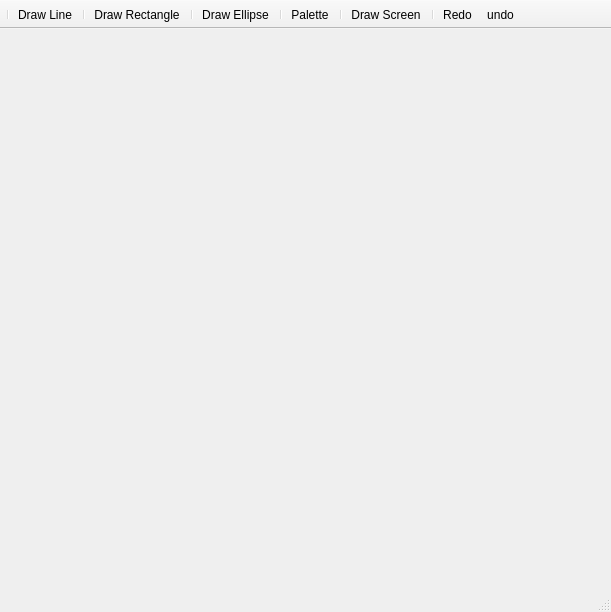
<?xml version="1.0" encoding="UTF-8"?>
<ui version="4.0">
 <class>MainWindow</class>
 <widget class="QMainWindow" name="MainWindow">
  <property name="geometry">
   <rect>
    <x>0</x>
    <y>0</y>
    <width>611</width>
    <height>612</height>
   </rect>
  </property>
  <property name="minimumSize">
   <size>
    <width>611</width>
    <height>0</height>
   </size>
  </property>
  <property name="windowTitle">
   <string>MainWindow</string>
  </property>
  <widget class="QWidget" name="centralwidget"/>
  <widget class="QMenuBar" name="menubar">
   <property name="geometry">
    <rect>
     <x>0</x>
     <y>0</y>
     <width>611</width>
     <height>20</height>
    </rect>
   </property>
  </widget>
  <widget class="QStatusBar" name="statusbar"/>
  <widget class="QToolBar" name="toolBar">
   <property name="acceptDrops">
    <bool>true</bool>
   </property>
   <property name="windowTitle">
    <string>toolBar</string>
   </property>
   <property name="layoutDirection">
    <enum>Qt::LeftToRight</enum>
   </property>
   <property name="movable">
    <bool>false</bool>
   </property>
   <property name="iconSize">
    <size>
     <width>24</width>
     <height>24</height>
    </size>
   </property>
   <attribute name="toolBarArea">
    <enum>TopToolBarArea</enum>
   </attribute>
   <attribute name="toolBarBreak">
    <bool>false</bool>
   </attribute>
   <addaction name="separator"/>
   <addaction name="actionCreateLine"/>
   <addaction name="separator"/>
   <addaction name="actionCreateRectangle"/>
   <addaction name="separator"/>
   <addaction name="actionCreateEllipse"/>
   <addaction name="separator"/>
   <addaction name="actionColorSelection"/>
   <addaction name="separator"/>
   <addaction name="actionClearScreen"/>
   <addaction name="separator"/>
   <addaction name="actionRedo"/>
   <addaction name="actionUndo"/>
  </widget>
  <action name="actionCreateLine">
   <property name="checkable">
    <bool>false</bool>
   </property>
   <property name="icon">
    <iconset resource="icons.qrc">
     <normaloff>:/img/img/line.png</normaloff>:/img/img/line.png</iconset>
   </property>
   <property name="text">
    <string>Draw Line</string>
   </property>
  </action>
  <action name="actionCreateRectangle">
   <property name="icon">
    <iconset resource="icons.qrc">
     <normaloff>:/img/img/rectangle.jpg</normaloff>:/img/img/rectangle.jpg</iconset>
   </property>
   <property name="text">
    <string>Draw Rectangle</string>
   </property>
  </action>
  <action name="actionCreateEllipse">
   <property name="icon">
    <iconset resource="icons.qrc">
     <normaloff>:/img/img/ellipse.gif</normaloff>:/img/img/ellipse.gif</iconset>
   </property>
   <property name="text">
    <string>Draw Ellipse</string>
   </property>
  </action>
  <action name="actionClearScreen">
   <property name="icon">
    <iconset resource="icons.qrc">
     <normaloff>:/img/img/ClearScreen.jpg</normaloff>:/img/img/ClearScreen.jpg</iconset>
   </property>
   <property name="text">
    <string>Draw Screen</string>
   </property>
  </action>
  <action name="actionColorSelection">
   <property name="icon">
    <iconset resource="icons.qrc">
     <normaloff>:/img/img/pall.jpg</normaloff>:/img/img/pall.jpg</iconset>
   </property>
   <property name="text">
    <string>Palette</string>
   </property>
  </action>
  <action name="actionRedo">
   <property name="icon">
    <iconset resource="icons.qrc">
     <normaloff>:/img/img/redo.png</normaloff>:/img/img/redo.png</iconset>
   </property>
   <property name="text">
    <string>Redo</string>
   </property>
  </action>
  <action name="actionUndo">
   <property name="icon">
    <iconset resource="icons.qrc">
     <normaloff>:/img/img/Undo.png</normaloff>:/img/img/Undo.png</iconset>
   </property>
   <property name="text">
    <string>undo</string>
   </property>
  </action>
 </widget>
 <resources>
  <include location="icons.qrc"/>
 </resources>
 <connections/>
</ui>
